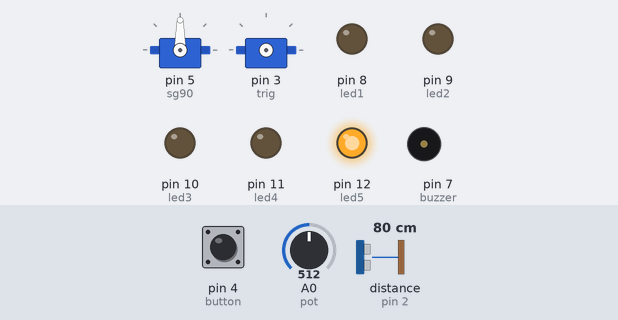
Bench run of a sketch on a simulated Arduino Uno, built with avr-gcc and run on an emulated ATmega328P. Parts: 2 × servo, output pins drawn as LEDs (lit = HIGH), buzzer (waves = sounding, pin HIGH). Wiring (inferred from the names in the program): servo: signal pin 3. The inputs (shaded band) are chosen by the test bench; at power-on: A0 (pot) = 512, pin 4 (button) LOW, distance to the obstacle (sensor on pin 2) 80 cm. The echo pulse lasts 58.3 µs per cm; servo pulses on a pin are drawn as a servo (544–2400 µs = 0–180°); pins used as bus, display or sensor lines are not drawn.

Above: at 1.0 s.
1.1 s: A0 (pot) set to 530
At 2.4 s:
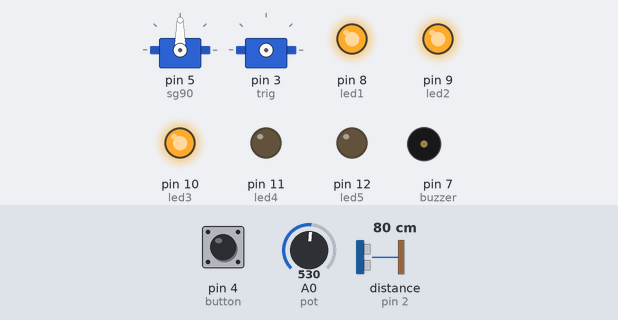
2.7 s: A0 (pot) set to 716
At 3.1 s:
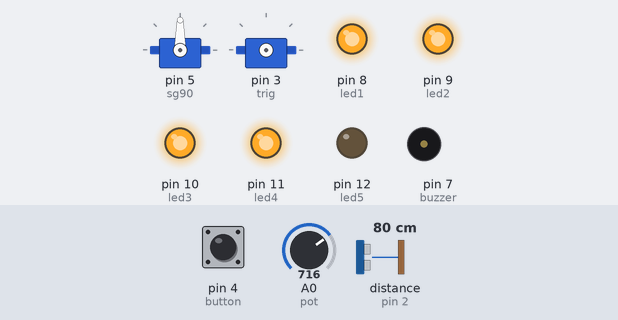
4.2 s: A0 (pot) set to 900
At 5.4 s:
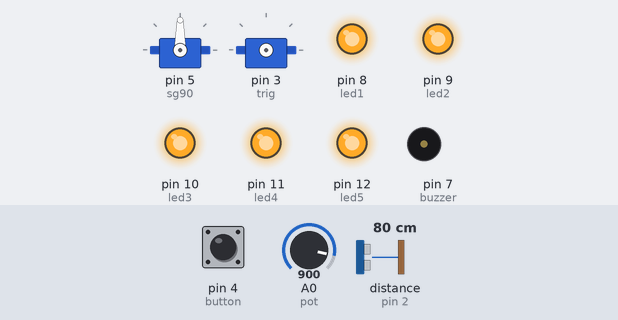
5.7 s: pin 4 (button) pulled HIGH for 0.3 s
At 5.85 s:
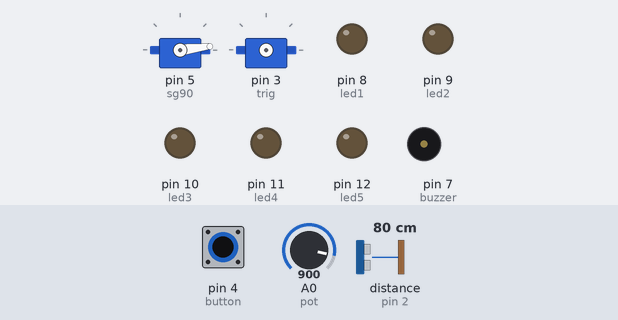
Timing chart, 0 to 12.7 s (numbered marks = the images above; inputs shaded):
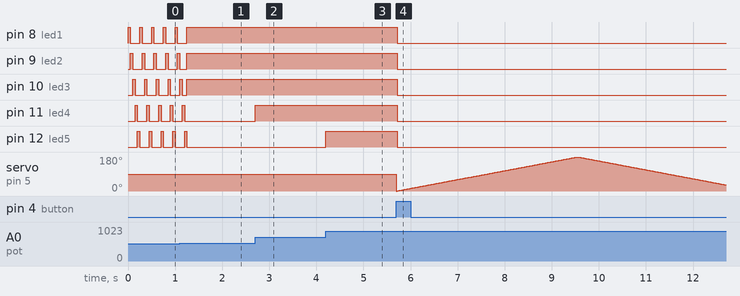

Measured:
- the behaviour switches between 522 and 523 on A0 (pot) (found by bisection; images 0 and 1)
- after the input at 1.1 s, pin 8 (led1): goes on until 1.3 s, then stays HIGH; pin 11 (led4): goes on until 1.2 s, then stays LOW; pin 12 (led5): goes on until 1.3 s, then stays LOW
- after the input at 2.7 s, pin 11 (led4): LOW → HIGH at once
- after the input at 4.2 s, pin 12 (led5): LOW → HIGH at once
- after the input at 5.7 s, pin 8 (led1), pin 9 (led2), pin 10 (led3), pin 11 (led4), pin 12 (led5): HIGH → LOW at once

The sketch:

sonar.ino
```cpp
#include<Servo.h>
Servo sg90;
const byte button = 4;
const byte buzzer = 7;
const byte echo = 2;
const byte trig = 3;
const byte led1 = 8;
const byte led2 = 9;
const byte led3 = 10;
const byte led4 = 11;
const byte led5 = 12;
const byte pot = A0;
int pot_val = 0;
int pot_val_frst = 0;
int time = 0;
int distance = 0;
int alarm_distance = 0;
int pos = 0;

void setup(){
    sg90.attach(5);
    sg90.write(90);
    pinMode(button , INPUT);
    pinMode(buzzer , OUTPUT);
    pinMode(led1 , OUTPUT);
    pinMode(led2 , OUTPUT);
    pinMode(led3 , OUTPUT);
    pinMode(led4 , OUTPUT);
    pinMode(led5 , OUTPUT);
    pinMode(echo , INPUT);
    pinMode(trig , OUTPUT);
    Serial.begin(9600);

    pot_val_frst = analogRead(pot);
    while (1){
        for (int i = 8; i < 13; i++){
            digitalWrite(i, 1);
            delay(50);
            digitalWrite(i, 0);
        }
        pot_val = analogRead(pot);
        if (pot_val_frst > pot_val + 10 || pot_val_frst < pot_val - 10)
             break;
    }
    while (1){
        pot_val = analogRead(pot);
        pot_val = map(pot_val , 100 , 900, 1, 5);
        if (pot_val == 1){
          alarm_distance = 10;
          digitalWrite(led1 , 1);
          digitalWrite(led2 , 0);
          digitalWrite(led3 , 0);
          digitalWrite(led4 , 0);
          digitalWrite(led5 , 0);
        }
        else if (pot_val == 2){
          alarm_distance = 20;
          digitalWrite(led1 , 1);
          digitalWrite(led2 , 1);
          digitalWrite(led3 , 0);
          digitalWrite(led4 , 0);
          digitalWrite(led5 , 0);
        }
        else if (pot_val == 3){
          alarm_distance = 30;
          digitalWrite(led1 , 1);
          digitalWrite(led2 , 1);
          digitalWrite(led3 , 1);
          digitalWrite(led4 , 0);
          digitalWrite(led5 , 0);
        }
        else if (pot_val == 4){
          alarm_distance = 40;
          digitalWrite(led1 , 1);
          digitalWrite(led2 , 1);
          digitalWrite(led3 , 1);
          digitalWrite(led4 , 1);
          digitalWrite(led5 , 0);
        }
        else if (pot_val == 5){
          alarm_distance = 50;
          digitalWrite(led1 , 1);
          digitalWrite(led2 , 1);
          digitalWrite(led3 , 1);
          digitalWrite(led4 , 1);
          digitalWrite(led5 , 1);
        }
        if (digitalRead(button) == 1)
          break;
    }
}

void loop(){
    for (pos = 0; pos <= 180; pos++){
        sg90.write(pos);
        delay(15);
        distance = distance_olc();
        if (distance <= alarm_distance){
            digitalWrite(led1 , 1);
            digitalWrite(led2 , 1);
            digitalWrite(led3 , 1);
            digitalWrite(led4 , 1);
            digitalWrite(led5 , 1);
            digitalWrite(buzzer , 1);
        }
        if (digitalRead(button) == 1){
            digitalWrite(led1 , 0);
            digitalWrite(led2 , 0);
            digitalWrite(led3 , 0);
            digitalWrite(led4 , 0);
            digitalWrite(led5 , 0);
            digitalWrite(buzzer , 0);
        }
    }
    for (pos = 180; pos >= 0; pos--){
        sg90.write(pos);
        delay(15);
        distance = distance_olc();
        if (distance <= alarm_distance){
            digitalWrite(led1 , 1);
            digitalWrite(led2 , 1);
            digitalWrite(led3 , 1);
            digitalWrite(led4 , 1);
            digitalWrite(led5 , 1);
            digitalWrite(buzzer , 1);
        }
        if (digitalRead(button) == 1){
            digitalWrite(led1 , 0);
            digitalWrite(led2 , 0);
            digitalWrite(led3 , 0);
            digitalWrite(led4 , 0);
            digitalWrite(led5 , 0);
            digitalWrite(buzzer , 0);
        }
    }
}
int distance_olc(){
    digitalWrite(trig , HIGH);
    delay(1);
    digitalWrite(trig , LOW);
    time = pulseIn(echo , HIGH);
    distance = (time / 2) / 28.5;
    return distance;
}
```
